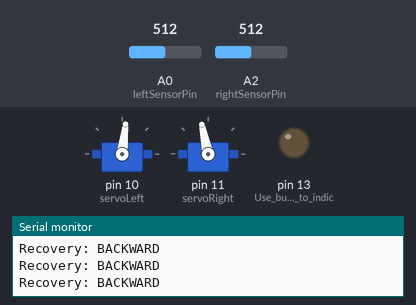
Bench run of a sketch on a simulated Arduino Uno, built with avr-gcc and run on an emulated ATmega328P. Shown: 2 × servo, output pins drawn as LEDs (lit = HIGH), the last lines printed to the serial monitor. The inputs (shaded band) are chosen by the test bench; at power-on: A0 (leftSensorPin) = 512, A2 (rightSensorPin) = 512.

Above: at 1.2 s.
1.3 s: A0 (leftSensorPin) set to 118
4.3 s: A0 (leftSensorPin) set to 101
At 4.8 s:
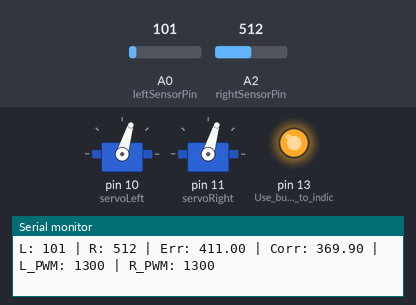
5.8 s: A2 (rightSensorPin) set to 306
At 5.82 s:
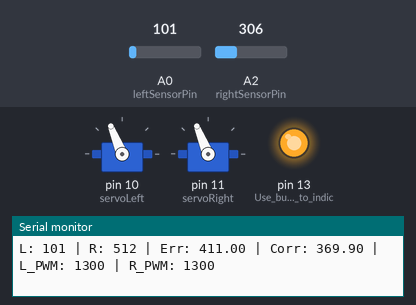
7.3 s: A0 (leftSensorPin) set to 120
At 7.55 s:
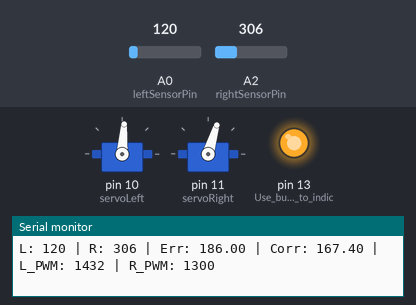
10.3 s: A2 (rightSensorPin) set to 119
13.1 s: A2 (rightSensorPin) set to 103
At 13.8 s:
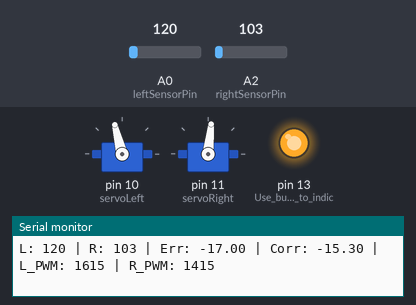
Timing chart, 0 to 15.6 s (numbered marks = the images above; inputs shaded):
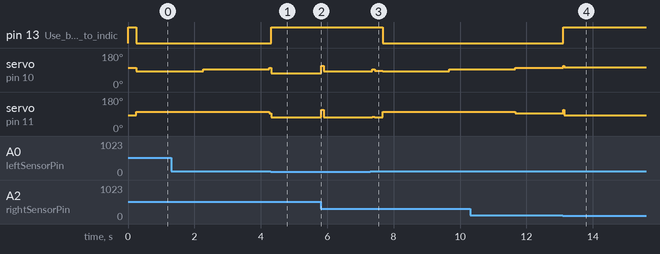

Measured:
- the behaviour switches between 110 and 109 on A0 (leftSensorPin) (found by bisection; images 0 and 1)
- the behaviour switches between 110 and 109 on A2 (rightSensorPin) (found by bisection; images 3 and 4)
- after the input at 4.3 s, pin 13 (Use_built-in_LED_to_indic): LOW → HIGH at once; servo on pin 10 (servoLeft): 102° → 73° at once; servo on pin 11 (servoRight): 93° → 73° at once
- after the input at 5.8 s, servo on pin 10 (servoLeft): 73° → 112° at once, → 84° 0.08 s later; servo on pin 11 (servoRight): 73° → 112° at once, → 73° 0.08 s later
- after the input at 7.3 s, pin 13 (Use_built-in_LED_to_indic): HIGH → LOW after 0.37 s; servo on pin 10 (servoLeft): 84° → 95° after 0.06 s, → 86° 0.08 s later, → 83° 0.23 s later, → 93° 2.0 s later; servo on pin 11 (servoRight): 73° → 76° after 0.06 s, → 73° 0.08 s later, → 102° 0.23 s later
- after the input at 13.1 s, pin 13 (Use_built-in_LED_to_indic): LOW → HIGH at once; servo on pin 10 (servoLeft): 102° → 104° at once; servo on pin 11 (servoRight): 93° → 84° at once

The sketch:

lost_line.ino
```cpp
#include <Servo.h>  // Include the Servo library

Servo servoLeft;
Servo servoRight;

const int leftSensorPin = A0;  // Left infrared sensor (analog pin A0)
const int rightSensorPin = A2; // Right infrared sensor (analog pin A2)

const int targetValue = 110;   // Target threshold to distinguish black line
const int baseSpeed = 1500;    // Neutral servo pulse (stop position)
const int speedAdjust = 100;   // Maximum adjustment to PWM pulse width

// PID control parameters
float Kp = 0.9;
float Ki = 0.0;
float Kd = 5.0;

float error = 0;
float previousError = 0;
float integral = 0;

// Line-loss detection and buffering
bool lostLine = false;              // Whether robot is in recovery mode
unsigned long lostTime = 0;         // Time when line was lost
int lostCounter = 0;                // Count of consecutive line-loss detections
const int lostThreshold = 5;        // Threshold for entering recovery mode

void setup() {
  Serial.begin(9600);              // Start serial monitor
  pinMode(LED_BUILTIN, OUTPUT);    // Use built-in LED to indicate state
  servoLeft.attach(10);            // Attach left servo to pin 10
  servoRight.attach(11);           // Attach right servo to pin 11
}

void loop() {
  // Read sensor values
  int leftValue = analogRead(leftSensorPin);
  int rightValue = analogRead(rightSensorPin);

  // Determine if sensors detect black line
  bool leftOnLine = leftValue < targetValue;
  bool rightOnLine = rightValue < targetValue;

  // ✅ Buffered line-loss detection logic
  if (leftOnLine || rightOnLine) {
    lostCounter = 0;        // Reset counter if line is detected
    lostLine = false;       // Exit recovery mode
  } else {
    lostCounter++;          // Increment loss counter
    if (lostCounter >= lostThreshold && !lostLine) {
      lostLine = true;      // Enter recovery mode
      lostTime = millis();  // Record time when line was lost
    }
  }

  // ✅ Normal line-following using PID
  if (!lostLine) {
    digitalWrite(LED_BUILTIN, HIGH); // Turn on LED to indicate normal tracking

    // Calculate PID error based on sensor deviation from target
    int leftError = leftValue - targetValue;
    int rightError = rightValue - targetValue;
    error = rightError - leftError;     // Differential error between sensors

    integral += error;                  // Accumulate integral
    float derivative = error - previousError; // Change in error (derivative)
    float correction = Kp * error + Ki * integral + Kd * derivative;
    previousError = error;             // Save error for next cycle

    // Compute PWM signals for servos based on correction
    int leftPWM = baseSpeed + speedAdjust - correction;
    int rightPWM = baseSpeed - speedAdjust - correction;

    // Clamp PWM values to safe servo range
    leftPWM = constrain(leftPWM, 1300, 1700);
    rightPWM = constrain(rightPWM, 1300, 1700);

    // Apply PWM to servos
    servoLeft.writeMicroseconds(leftPWM);
    servoRight.writeMicroseconds(rightPWM);

    // Debugging output
    Serial.print("L: "); Serial.print(leftValue);
    Serial.print(" | R: "); Serial.print(rightValue);
    Serial.print(" | Err: "); Serial.print(error);
    Serial.print(" | Corr: "); Serial.print(correction);
    Serial.print(" | L_PWM: "); Serial.print(leftPWM);
    Serial.print(" | R_PWM: "); Serial.println(rightPWM);
  }

  // ❌ Recovery mode (when both sensors lost the line)
  else {
    digitalWrite(LED_BUILTIN, LOW); // Turn off LED to indicate recovery

    unsigned long timeSinceLost = millis() - lostTime;

    if (timeSinceLost < 2000) {
      // First 2 seconds: move backward
      servoLeft.writeMicroseconds(1400);
      servoRight.writeMicroseconds(1600);
      Serial.println("Recovery: BACKWARD");
    }
    else if (timeSinceLost < 4000) {
      // 2–4 seconds: spin left to search
      servoLeft.writeMicroseconds(1500); // Stop left wheel
      servoRight.writeMicroseconds(1600); // Right wheel forward
      Serial.println("Recovery: SEARCH LEFT");
    }
    else if (timeSinceLost < 6000) {
      // 4–6 seconds: spin right to search
      servoLeft.writeMicroseconds(1600); // Left wheel forward
      servoRight.writeMicroseconds(1500); // Stop right wheel
      Serial.println("Recovery: SEARCH RIGHT");
    }
    else {
      // After 6 seconds: stop completely
      servoLeft.writeMicroseconds(1500);
      servoRight.writeMicroseconds(1500);
      Serial.println("Recovery: STOPPED - LINE NOT FOUND");
    }
  }

  delay(30); // Sampling interval to ensure smooth operation
}
```
